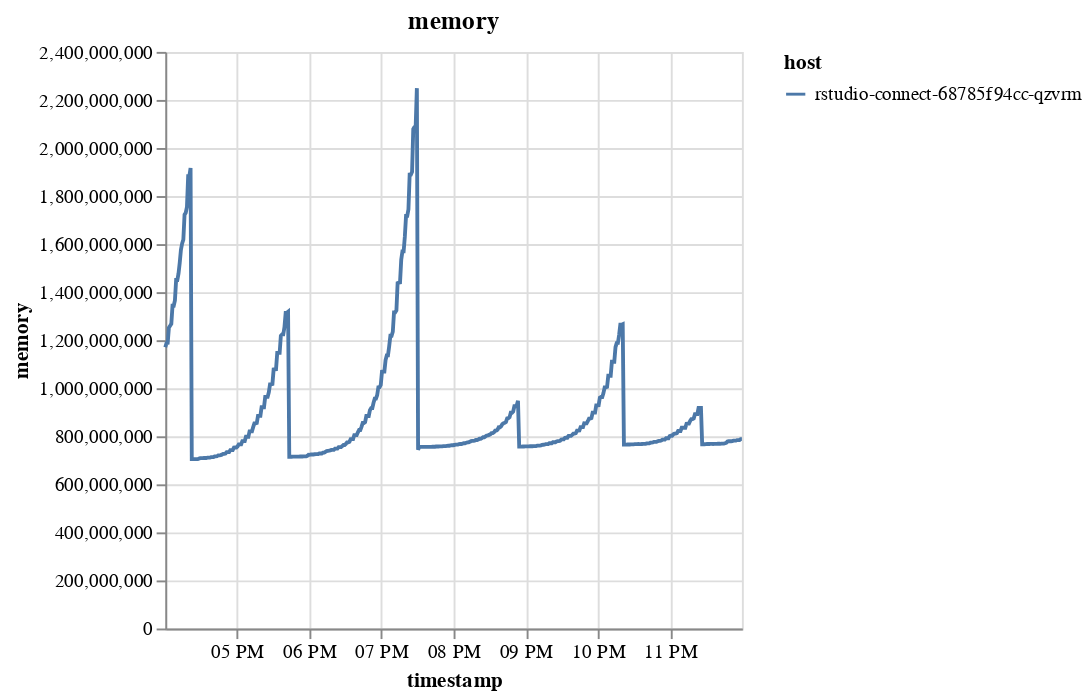

Here is the notebook cell this chart was saved with:
### Code cell
m = scan_chronicle_metrics("./data", "2023/04/03")
p = m.metrics.plot("rsconnect_system_memory_used", service = "connect-metrics", alias = "memory")
# assert str(type(p)) == "<class 'plotly.graph_objs._figure.Figure'>"

p

### Figure 1 — Vega-Lite specification as saved in the notebook (floating-point values rounded to 4 significant figures; data arrays with more than 128 entries replaced by an {"elided": "..."} marker saying what was removed)
{"config": {"view": {"continuousWidth": 300, "continuousHeight": 300}}, "data": {"name": "data-9a8c2c764a11053d998767bbf0aa1403"}, "mark": {"type": "line"}, "encoding": {"color": {"field": "host", "type": "nominal"}, "x": {"field": "timestamp", "type": "temporal"}, "y": {"field": "memory", "type": "quantitative"}}, "title": "memory", "$schema": "https://vega.github.io/schema/vega-lite/v5.8.0.json", "datasets": {"data-9a8c2c764a11053d998767bbf0aa1403": {"elided": "480 records"}}}
